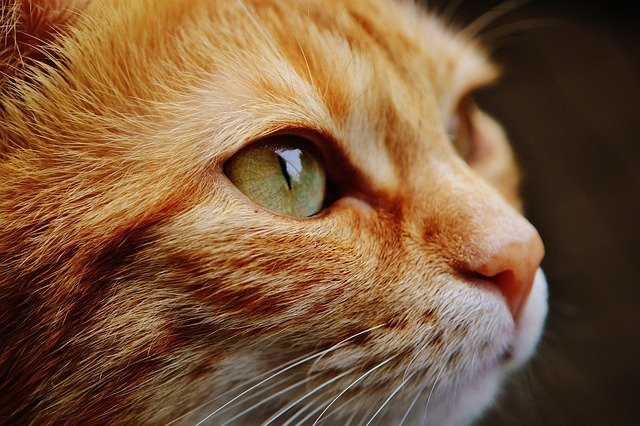
#> input picture opencv_area/cat.jpg, 640 x 426 px
$ python blurring.py
#> lines starting #> are read from the running program, lines starting #| are printed output that depends on the picture
import cv2
import numpy as np

# 행렬 처리 방식 (속도가 빠름)
def mat_filter(img, mask):
    rows, cols = img.shape[:2]
    print(rows, cols)
    dst = np.zeros((rows, cols), np.float32)
    ycenter, xcenter = mask.shape[1] // 2, mask.shape[0] // 2 # 마스크 중심

    # print(ycenter, rows - ycenter)
    # print(xcenter, cols - xcenter)
    for i in range(ycenter, rows - ycenter):  # 영상의 끝 상하부분 제외
        for j in range(xcenter, cols - xcenter): # 영상의 끝 좌우부분 제외
            y1, y2 = i - ycenter, i + ycenter + 1 # 높이 범위
            x1, x2 = j - xcenter, j + xcenter + 1 # 너비 범위
            roi = img[y1:y2, x1:x2].astype('float32') # 관심 영역 float32 변환
            mul = cv2.multiply(roi, mask) # 관심영역과 마스크 원소별 곱(컨볼루션)
            dst[i, j] = cv2.sumElems(mul)[0] # 원소별로 곱한 것을 다시 합해서(컨볼루션)저장
            # 단일 채널이기 때문에 0번째만 가져옴

    return dst

# 화소 처리 방식 (속도가 느림)
def pix_filter(img, mask):
    rows, cols = img.shape[:2]
    dst = np.zeros((rows, cols), np.float32)
    ycenter, xcenter = mask.shape[1] // 2, mask.shape[0] // 2  # 마스크 중심

    for i in range(ycenter, rows - ycenter):  # 영상의 끝 상하부분 제외
        for j in range(xcenter, cols - xcenter):  # 영상의 끝 좌우부분 제외
            sum = 0.0
            for u in range(mask.shape[0]):  # 마스크 행 반복
                for v in range(mask.shape[1]): # 마스크 열 반복
                    # 마스크 범위의 입력 화소 y, x 계산
                    y, x = i + u - ycenter, j + v - xcenter
                    sum += img[y, x] * mask[u, v] # 컨볼루션

            dst[i, j] = sum

    return dst

img = cv2.imread('cat.jpg', cv2.IMREAD_GRAYSCALE)
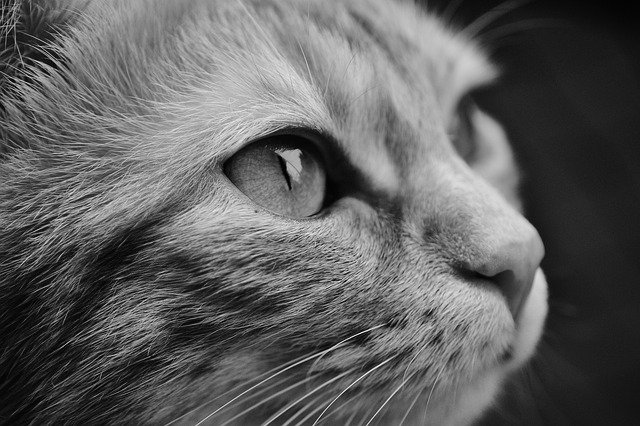
#> img: shape (426, 640); min 0, max 255, mean 95.2
if img is None: raise Exception('영상 읽기 에러')

kernel = [
    1/9, 1/9, 1/9,
    1/9, 1/9, 1/9,
    1/9, 1/9, 1/9
]
kernel = np.array(kernel, np.float32).reshape(3, 3) # 커널(마스크) 생성
blur1 = mat_filter(img, kernel)
#| 426 640
#> after the loop in mat_filter, `for i in range(ycenter, rows - ycenter):`:
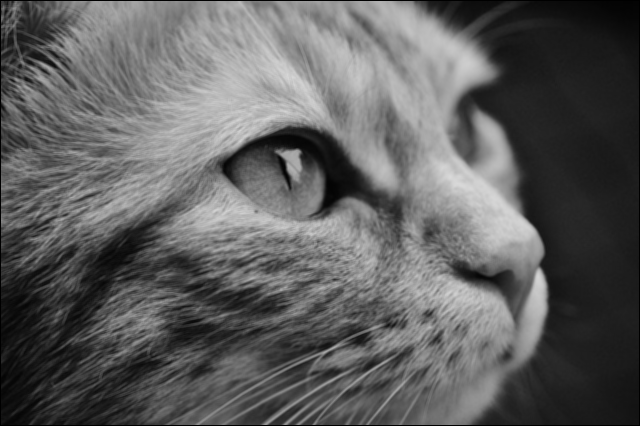
#> dst: shape (426, 640) float32; min 0, max 217.3, mean 94.7
blur2 = pix_filter(img, kernel)

blur1 = blur1.astype('uint8') # 영상으로 표현하기 위해 uint8로 변경
blur2 = cv2.convertScaleAbs(blur2) # 영상으로 표현하기 위해 OpenCV 함수 사용
# 값을 절댓값으로 바꾸고 unsigned 8bit integer로 변경하는 함수

cv2.imshow('origin', img)
cv2.imshow('matrix blur', blur1)
cv2.imshow('pixel blur', blur2)
cv2.waitKey(0)
